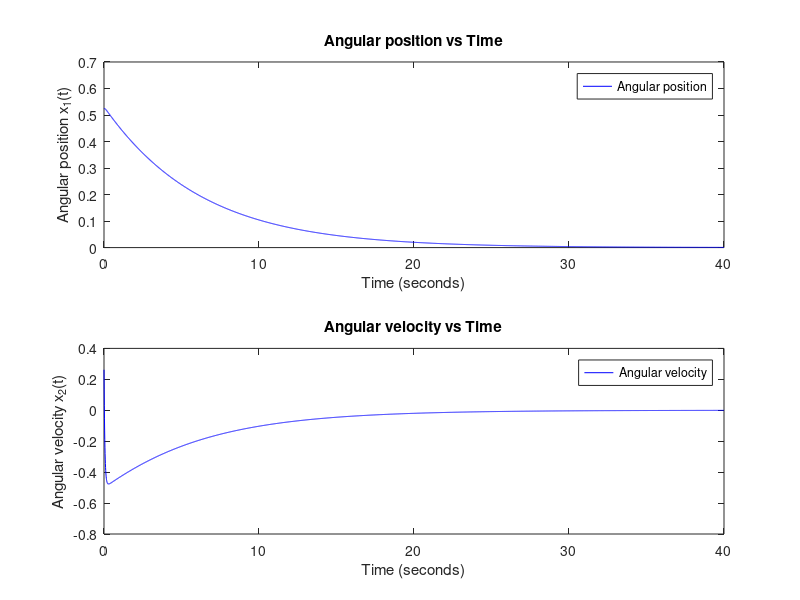

Source code (MATLAB):
%% ALNC Lab Assignment-1 Question-1
clc;
clear;
close all;

%% Simple pendulum system
% Parameters
g = 9.81; % Acceleration due to gravity [m/s^2]
l = 0.1; % Length of the pendulum [m]
m = 0.01; % Mass of the pendulum [kg]
b = 0.01; % Damping coefficient
t_end = 40; % Simulation time span [s]
h = 0.01;
tsamples = (0:h:t_end)';

% State initialisation
numSamples = length(tsamples);
X = zeros(numSamples, 2);

% Initial state value
x0 = [pi / 6, pi / 12];
X(1, :) = x0;

% State space representation
f = @(t, x) [x(2), (-g / l * sin(x(1)) - b / (m * l * l) * x(2))];

%% Runge Kutta method | Order 4
% Implementation
tic

for i = 1:numSamples - 1
    k_1 = f(tsamples(i), X(i, :));
    k_2 = f(tsamples(i) + h / 2, X(i, :) + k_1 / 2);
    k_3 = f(tsamples(i) + h / 2, X(i, :) + k_2 / 2);
    k_4 = f(tsamples(i) + h, X(i, :) + k_3);
    X(i + 1, :) = X(i, :) + (h / 6) * f(tsamples(i), X(i, :));
end

toc

%% Plots
subplot(2, 1, 1);
plot(tsamples, X(:, 1), "b", "DisplayName", "Angular position");
ylabel("Angular position x_1(t)");
xlabel("Time (seconds)");
title('Angular position vs Time');
legend();

subplot(2, 1, 2);
plot(tsamples, X(:, 2), "b", "DisplayName", "Angular velocity");
ylabel("Angular velocity x_2(t)");
xlabel("Time (seconds)");
title('Angular velocity vs Time');
legend();
